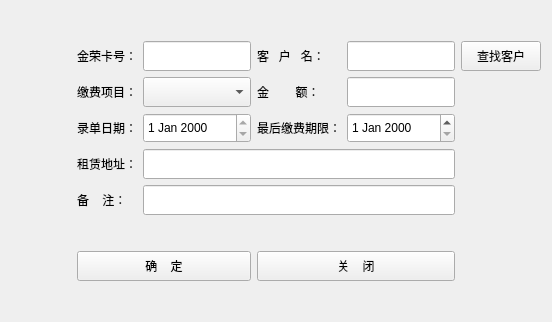
<?xml version="1.0" encoding="UTF-8"?>
<ui version="4.0">
 <class>Dialog</class>
 <widget class="QDialog" name="Dialog">
  <property name="geometry">
   <rect>
    <x>0</x>
    <y>0</y>
    <width>552</width>
    <height>322</height>
   </rect>
  </property>
  <property name="windowTitle">
   <string>Dialog</string>
  </property>
  <layout class="QGridLayout" name="gridLayout">
   <item row="2" column="2">
    <widget class="QComboBox" name="comboBox">
     <property name="minimumSize">
      <size>
       <width>0</width>
       <height>30</height>
      </size>
     </property>
    </widget>
   </item>
   <item row="2" column="3">
    <widget class="QLabel" name="label_4">
     <property name="minimumSize">
      <size>
       <width>0</width>
       <height>30</height>
      </size>
     </property>
     <property name="text">
      <string>金        额：</string>
     </property>
    </widget>
   </item>
   <item row="2" column="4">
    <widget class="QLineEdit" name="lineEdit_3">
     <property name="minimumSize">
      <size>
       <width>0</width>
       <height>30</height>
      </size>
     </property>
    </widget>
   </item>
   <item row="3" column="0">
    <spacer name="horizontalSpacer">
     <property name="orientation">
      <enum>Qt::Horizontal</enum>
     </property>
     <property name="sizeHint" stdset="0">
      <size>
       <width>45</width>
       <height>20</height>
      </size>
     </property>
    </spacer>
   </item>
   <item row="3" column="1">
    <widget class="QLabel" name="label_5">
     <property name="minimumSize">
      <size>
       <width>0</width>
       <height>30</height>
      </size>
     </property>
     <property name="text">
      <string>录单日期：</string>
     </property>
    </widget>
   </item>
   <item row="3" column="2">
    <widget class="QDateEdit" name="dateEdit">
     <property name="minimumSize">
      <size>
       <width>0</width>
       <height>30</height>
      </size>
     </property>
     <property name="readOnly">
      <bool>true</bool>
     </property>
    </widget>
   </item>
   <item row="3" column="3">
    <widget class="QLabel" name="label_6">
     <property name="minimumSize">
      <size>
       <width>0</width>
       <height>30</height>
      </size>
     </property>
     <property name="text">
      <string>最后缴费期限：</string>
     </property>
    </widget>
   </item>
   <item row="3" column="4">
    <widget class="QDateEdit" name="dateEdit_2">
     <property name="minimumSize">
      <size>
       <width>0</width>
       <height>30</height>
      </size>
     </property>
    </widget>
   </item>
   <item row="4" column="1">
    <widget class="QLabel" name="label_7">
     <property name="minimumSize">
      <size>
       <width>0</width>
       <height>30</height>
      </size>
     </property>
     <property name="text">
      <string>租赁地址：</string>
     </property>
    </widget>
   </item>
   <item row="4" column="2" colspan="3">
    <widget class="QLineEdit" name="lineEdit_4">
     <property name="minimumSize">
      <size>
       <width>0</width>
       <height>30</height>
      </size>
     </property>
     <property name="readOnly">
      <bool>true</bool>
     </property>
    </widget>
   </item>
   <item row="6" column="1">
    <spacer name="verticalSpacer_3">
     <property name="orientation">
      <enum>Qt::Vertical</enum>
     </property>
     <property name="sizeHint" stdset="0">
      <size>
       <width>20</width>
       <height>35</height>
      </size>
     </property>
    </spacer>
   </item>
   <item row="7" column="1" colspan="2">
    <widget class="QPushButton" name="pushButton">
     <property name="minimumSize">
      <size>
       <width>0</width>
       <height>30</height>
      </size>
     </property>
     <property name="text">
      <string>确    定</string>
     </property>
     <property name="autoDefault">
      <bool>false</bool>
     </property>
    </widget>
   </item>
   <item row="7" column="3" colspan="2">
    <widget class="QPushButton" name="pushButton_2">
     <property name="minimumSize">
      <size>
       <width>0</width>
       <height>30</height>
      </size>
     </property>
     <property name="text">
      <string>关    闭</string>
     </property>
     <property name="autoDefault">
      <bool>false</bool>
     </property>
    </widget>
   </item>
   <item row="8" column="2">
    <spacer name="verticalSpacer_2">
     <property name="orientation">
      <enum>Qt::Vertical</enum>
     </property>
     <property name="sizeHint" stdset="0">
      <size>
       <width>20</width>
       <height>34</height>
      </size>
     </property>
    </spacer>
   </item>
   <item row="1" column="2">
    <widget class="QLineEdit" name="lineEdit">
     <property name="minimumSize">
      <size>
       <width>0</width>
       <height>30</height>
      </size>
     </property>
     <property name="readOnly">
      <bool>true</bool>
     </property>
    </widget>
   </item>
   <item row="1" column="4">
    <widget class="QLineEdit" name="lineEdit_2">
     <property name="minimumSize">
      <size>
       <width>0</width>
       <height>30</height>
      </size>
     </property>
     <property name="readOnly">
      <bool>true</bool>
     </property>
    </widget>
   </item>
   <item row="1" column="5">
    <widget class="QPushButton" name="pushButton_3">
     <property name="minimumSize">
      <size>
       <width>0</width>
       <height>30</height>
      </size>
     </property>
     <property name="text">
      <string>查找客户</string>
     </property>
     <property name="autoDefault">
      <bool>false</bool>
     </property>
    </widget>
   </item>
   <item row="0" column="2">
    <spacer name="verticalSpacer">
     <property name="orientation">
      <enum>Qt::Vertical</enum>
     </property>
     <property name="sizeHint" stdset="0">
      <size>
       <width>20</width>
       <height>34</height>
      </size>
     </property>
    </spacer>
   </item>
   <item row="1" column="1">
    <widget class="QLabel" name="label">
     <property name="minimumSize">
      <size>
       <width>0</width>
       <height>30</height>
      </size>
     </property>
     <property name="text">
      <string>金荣卡号：</string>
     </property>
    </widget>
   </item>
   <item row="1" column="3">
    <widget class="QLabel" name="label_2">
     <property name="minimumSize">
      <size>
       <width>0</width>
       <height>30</height>
      </size>
     </property>
     <property name="text">
      <string>客   户   名：</string>
     </property>
    </widget>
   </item>
   <item row="2" column="1">
    <widget class="QLabel" name="label_3">
     <property name="minimumSize">
      <size>
       <width>0</width>
       <height>30</height>
      </size>
     </property>
     <property name="text">
      <string>缴费项目：</string>
     </property>
    </widget>
   </item>
   <item row="5" column="1">
    <widget class="QLabel" name="label_8">
     <property name="minimumSize">
      <size>
       <width>0</width>
       <height>30</height>
      </size>
     </property>
     <property name="text">
      <string>备    注：</string>
     </property>
    </widget>
   </item>
   <item row="5" column="2" colspan="3">
    <widget class="QLineEdit" name="lineEdit_5">
     <property name="minimumSize">
      <size>
       <width>0</width>
       <height>30</height>
      </size>
     </property>
    </widget>
   </item>
  </layout>
 </widget>
 <resources/>
 <connections/>
</ui>
